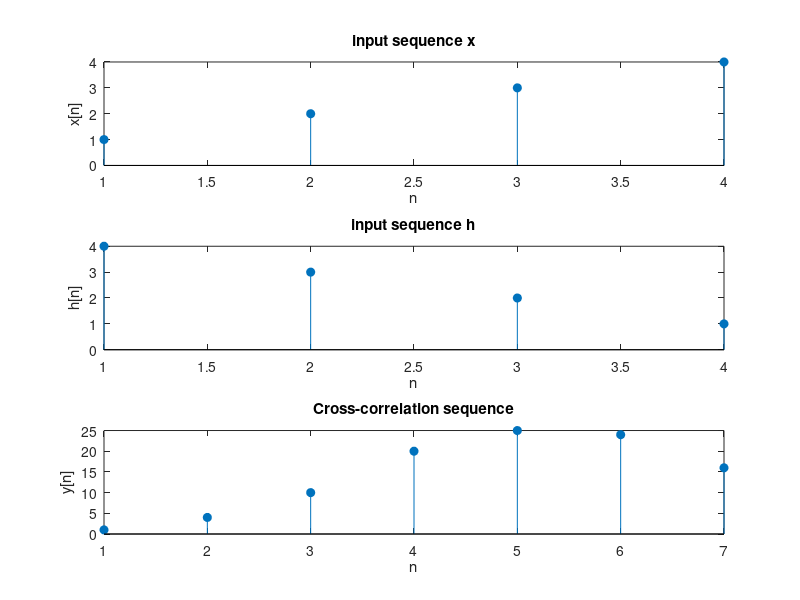

The MATLAB source for this figure:
% To evaluate cross-correlation for the sequences x=[1 2 3 4] and h= [4 3 2 1];
clc;
clear all;
close all;
% Define input sequences
x = [1 2 3 4];
h = [4 3 2 1];
subplot(3,1,1);
stem(x,'filled');   
xlabel('n');
ylabel('x[n]');
title('input sequence x');
subplot(3,1,2);
stem(h,'filled');   
xlabel('n');
ylabel('h[n]');
title('input sequence h');
% Cross-correlation
y = xcorr(x,h)   
subplot(3,1,3);
stem(y,'filled');   
xlabel('n');
ylabel('y[n]');
title('Cross-correlation sequence');
